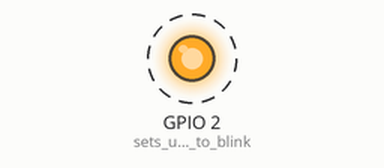
Bench run of a sketch on a simulated ESP32. Shown: output pins drawn as LEDs (lit = HIGH). Dashed ring = blinking. What the sketch prints to the serial monitor is not drawn.

Above: at 0.3 s.
Timing chart, 0 to 3.1 s (numbered marks = the images above):
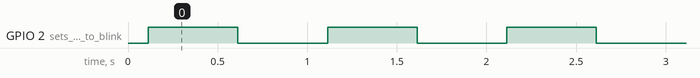

Measured:
- by itself, GPIO 2 (sets_up_the_LED_to_blink): alternates HIGH for 0.50 s and LOW for 0.50 s

The sketch:

hcde598-1.1-MAC-address.ino
```cpp
//Find the MAC address and other stuff regarding your esp32/esp8266

// brc 2020 added added compile time info
// updated for ESP32

#include "WiFi.h"          // Use this line for ESP32
//#include <ESP8266WiFi.h> // Use this line for ESP8266

String s;

void setup() {
  pinMode(LED_BUILTIN, OUTPUT); // sets up the LED to blink
  Serial.begin(115200);
  Serial.println(""); // This line won't be printed

  Serial.println("This board is running: ");
  Serial.println(F(__FILE__));
  Serial.print("Compiled on: ");
  Serial.println(F(__DATE__ " " __TIME__));

  // Set WiFi to station mode and disconnect from an Access Point if it was previously connected
  WiFi.mode(WIFI_STA);
  WiFi.disconnect();
  delay(100);

  Serial.println("Setup done");
  s = WiFi.macAddress();
  Serial.println("Your mac address is: " + s);

  s = WiFi.softAPmacAddress();
  Serial.println("Your soft mac address is: " + s);

  s = ESP.getFreeSketchSpace();
  Serial.println("Your free sketch space is: " + s);

  s = ESP.getSketchSize();
  Serial.println("Your sketch size is: " + s);

//  s = ESP.getFlashChipRealSize();
//  Serial.println("Your chip size is: " + s);

  s = ESP.getSdkVersion();
  Serial.println("Your SDK version is: " + s);
}

void loop() {
  // put your main code here, to run repeatedly:
  digitalWrite(LED_BUILTIN, HIGH);
  delay(500);
  digitalWrite(LED_BUILTIN, LOW);
  delay(500);
  Serial.println(millis());
}
```
